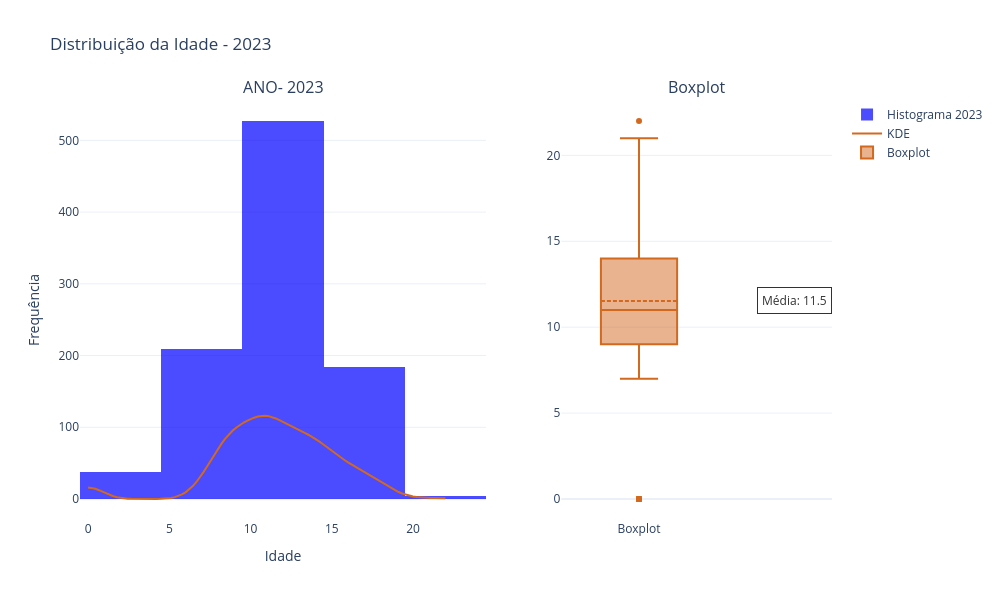

Notebook source saved alongside this figure:
### Markdown cell above
### - Em 2023, a ONG Passos Mágicos continuou a atender predominantemente jovens, com a idade média subindo levemente para 11,5 anos. A distribuição de idades, representada pelo histograma e suavizada pela curva de densidade, mostra uma concentração significativa entre 12 e 13 anos, sendo essa a faixa etária com maior frequência. O número de pessoas com idades abaixo de 10 anos ou acima de 15 anos foi relativamente baixo, indicando um foco claro em adolescentes no início de sua jornada.

### - O boxplot confirma essa tendência, revelando que 50% dos atendidos tinham idades entre 12 e 14 anos, com algumas observações atípicas abaixo de 10 e acima de 16 anos. A mediana de proximo aos 12 anos permanece próxima à média, reforçando a homogeneidade etária desse grupo jovem. Esse perfil etário sugere que a ONG continuou a trabalhar com uma população predominantemente adolescente, consolidando seu impacto na vida de jovens em um momento crucial de suas formações pessoais e sociais.

### Code cell
gerar_graficos_idade_ano(df_cleaned, 2023)

### Figure 1 — Plotly figure (JSON) as saved in the notebook; plotly's stock layout.template omitted (floating-point values rounded to 4 significant figures; data arrays with more than 128 entries replaced by an {"elided": "..."} marker saying what was removed)
{"data": [{"marker": {"color": "blue"}, "name": "Histograma 2023", "nbinsx": 10, "opacity": 0.7, "x": {"elided": "961 float values"}, "type": "histogram", "xaxis": "x", "yaxis": "y"}, {"line": {"color": "#D2691E"}, "mode": "lines", "name": "KDE", "x": [0.0, 0.2222, 0.4444, 0.6667, 0.8889, 1.111, 1.333, 1.556, 1.778, 2.0, 2.222, 2.444, 2.667, 2.889, 3.111, 3.333, 3.556, 3.778, 4.0, 4.222, 4.444, 4.667, 4.889, 5.111, 5.333, 5.556, 5.778, 6.0, 6.222, 6.444, 6.667, 6.889, 7.111, 7.333, 7.556, 7.778, 8.0, 8.222, 8.444, 8.667, 8.889, 9.111, 9.333, 9.556, 9.778, 10.0, 10.22, 10.44, 10.67, 10.89, 11.11, 11.33, 11.56, 11.78, 12.0, 12.22, 12.44, 12.67, 12.89, 13.11, 13.33, 13.56, 13.78, 14.0, 14.22, 14.44, 14.67, 14.89, 15.11, 15.33, 15.56, 15.78, 16.0, 16.22, 16.44, 16.67, 16.89, 17.11, 17.33, 17.56, 17.78, 18.0, 18.22, 18.44, 18.67, 18.89, 19.11, 19.33, 19.56, 19.78, 20.0, 20.22, 20.44, 20.67, 20.89, 21.11, 21.33, 21.56, 21.78, 22.0], "y": [15.93, 15.48, 14.2, 12.3, 10.06, 7.762, 5.656, 3.892, 2.528, 1.55, 0.8974, 0.4905, 0.2533, 0.1238, 0.05828, 0.02883, 0.02074, 0.02937, 0.05912, 0.1243, 0.2521, 0.4869, 0.894, 1.563, 2.608, 4.158, 6.354, 9.327, 13.18, 17.99, 23.75, 30.4, 37.81, 45.76, 53.98, 62.19, 70.11, 77.49, 84.16, 90.04, 95.1, 99.42, 103.1, 106.3, 109.0, 111.4, 113.4, 114.9, 115.9, 116.1, 115.5, 114.2, 112.3, 109.9, 107.2, 104.4, 101.7, 99.2, 96.79, 94.46, 92.1, 89.59, 86.82, 83.74, 80.34, 76.66, 72.79, 68.86, 64.98, 61.23, 57.68, 54.34, 51.19, 48.2, 45.31, 42.46, 39.61, 36.72, 33.75, 30.68, 27.52, 24.31, 21.09, 17.93, 14.94, 12.18, 9.732, 7.644, 5.933, 4.589, 3.576, 2.845, 2.336, 1.989, 1.749, 1.57, 1.418, 1.273, 1.124, 0.9681], "type": "scatter", "xaxis": "x", "yaxis": "y"}, {"boxmean": true, "marker": {"color": "#D2691E"}, "name": "Boxplot", "y": {"elided": "961 float values"}, "type": "box", "xaxis": "x2", "yaxis": "y2"}], "layout": {"xaxis": {"anchor": "y", "domain": [0.0, 0.54], "title": {"text": "Idade"}}, "yaxis": {"anchor": "x", "domain": [0.0, 1.0], "title": {"text": "Frequência"}}, "xaxis2": {"anchor": "y2", "domain": [0.64, 1.0]}, "yaxis2": {"anchor": "x2", "domain": [0.0, 1.0]}, "annotations": [{"font": {"size": 16}, "showarrow": false, "text": "ANO- 2023", "x": 0.27, "xanchor": "center", "xref": "paper", "y": 1.0, "yanchor": "bottom", "yref": "paper"}, {"font": {"size": 16}, "showarrow": false, "text": "Boxplot", "x": 0.82, "xanchor": "center", "xref": "paper", "y": 1.0, "yanchor": "bottom", "yref": "paper"}, {"align": "center", "bgcolor": "white", "bordercolor": "black", "borderpad": 4, "borderwidth": 1, "font": {"color": "black", "size": 12}, "opacity": 0.8, "showarrow": false, "text": "Média: 11.5", "x": 1, "xref": "x2", "y": 11.53, "yref": "y2"}], "title": {"text": "Distribuição da Idade - 2023"}, "showlegend": true, "height": 600, "width": 1000}}
